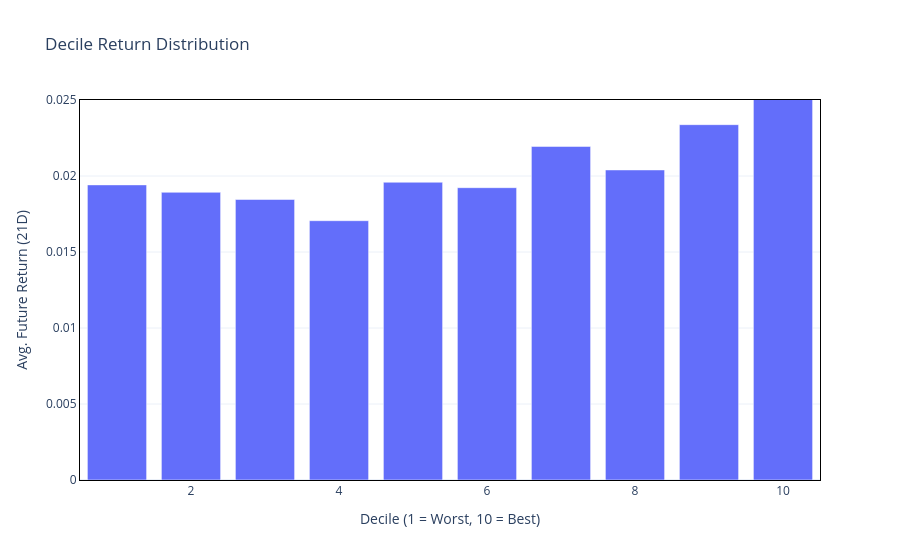

Write notebook code for a chart like this one.
### Code cell
import plotly.express as px

fig = px.bar(
    decile_returns,
    x="decile",
    y="future_return_21d",
    title="Decile Return Distribution",
    labels={
        "decile": "Decile (1 = Worst, 10 = Best)",
        "future_return_21d": "Avg. Future Return (21D)",
    },
)

fig.update_xaxes(showline=True, linecolor="black", mirror=True)
fig.update_yaxes(range=[0, 0.025], showline=True, linecolor="black", mirror=True)

fig.update_layout(template="plotly_white")

fig.show()

### Figure 1 — Plotly figure (JSON) as saved in the notebook; plotly's stock layout.template omitted (floating-point values rounded to 4 significant figures)
{"data": [{"hovertemplate": "Decile (1 = Worst, 10 = Best)=%{x}<br>Avg. Future Return (21D)=%{y}<extra></extra>", "legendgroup": "", "marker": {"color": "#636efa", "pattern": {"shape": ""}}, "name": "", "orientation": "v", "showlegend": false, "textposition": "auto", "type": "bar", "x": [1, 2, 3, 4, 5, 6, 7, 8, 9, 10], "xaxis": "x", "y": [0.01942, 0.01893, 0.01845, 0.01706, 0.01959, 0.01923, 0.02194, 0.0204, 0.02338, 0.03057], "yaxis": "y"}], "layout": {"barmode": "relative", "legend": {"tracegroupgap": 0}, "title": {"text": "Decile Return Distribution"}, "xaxis": {"anchor": "y", "domain": [0, 1], "linecolor": "black", "mirror": true, "showline": true, "title": {"text": "Decile (1 = Worst, 10 = Best)"}}, "yaxis": {"anchor": "x", "domain": [0, 1], "linecolor": "black", "mirror": true, "range": [0, 0.025], "showline": true, "title": {"text": "Avg. Future Return (21D)"}}}}
